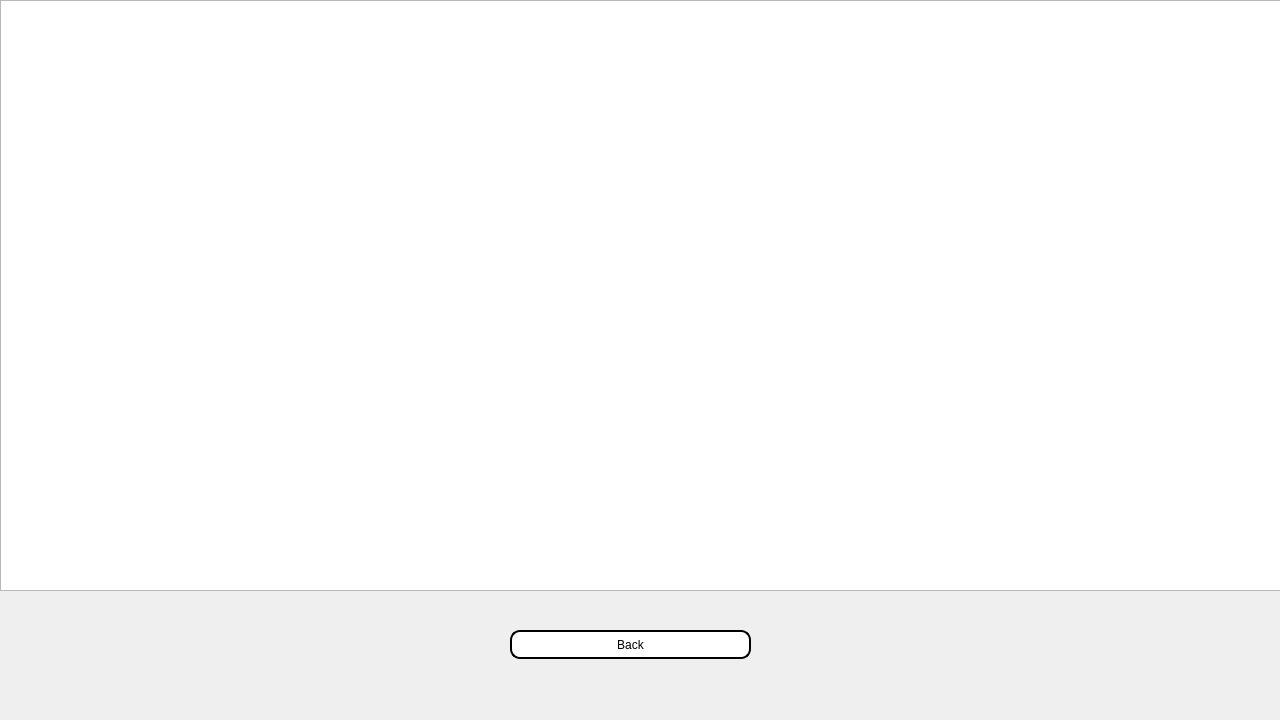
<?xml version="1.0" encoding="UTF-8"?>
<ui version="4.0">
 <class>showbooking</class>
 <widget class="QDialog" name="showbooking">
  <property name="geometry">
   <rect>
    <x>0</x>
    <y>0</y>
    <width>1280</width>
    <height>720</height>
   </rect>
  </property>
  <property name="windowTitle">
   <string>Dialog</string>
  </property>
  <property name="styleSheet">
   <string notr="true">QPushButton{
border-style: outset;
border-width: 2px;
border-radius: 10px;
border-color: rgb(0, 0, 0);
background-color:white;
color:black;
}
QPushButton:hover{
border-style: outset;
border-width: 2px;
border-radius: 10px;
border-color: rgb(0, 0, 0);
background-color:black;
color:white;
}
*{
font: 700 12pt &quot;Nexa Bold&quot;;
}
</string>
  </property>
  <widget class="QPushButton" name="pushButton">
   <property name="geometry">
    <rect>
     <x>510</x>
     <y>630</y>
     <width>241</width>
     <height>29</height>
    </rect>
   </property>
   <property name="text">
    <string>Back</string>
   </property>
  </widget>
  <widget class="QTableView" name="tableView">
   <property name="geometry">
    <rect>
     <x>0</x>
     <y>0</y>
     <width>1291</width>
     <height>591</height>
    </rect>
   </property>
  </widget>
 </widget>
 <resources/>
 <connections/>
</ui>
